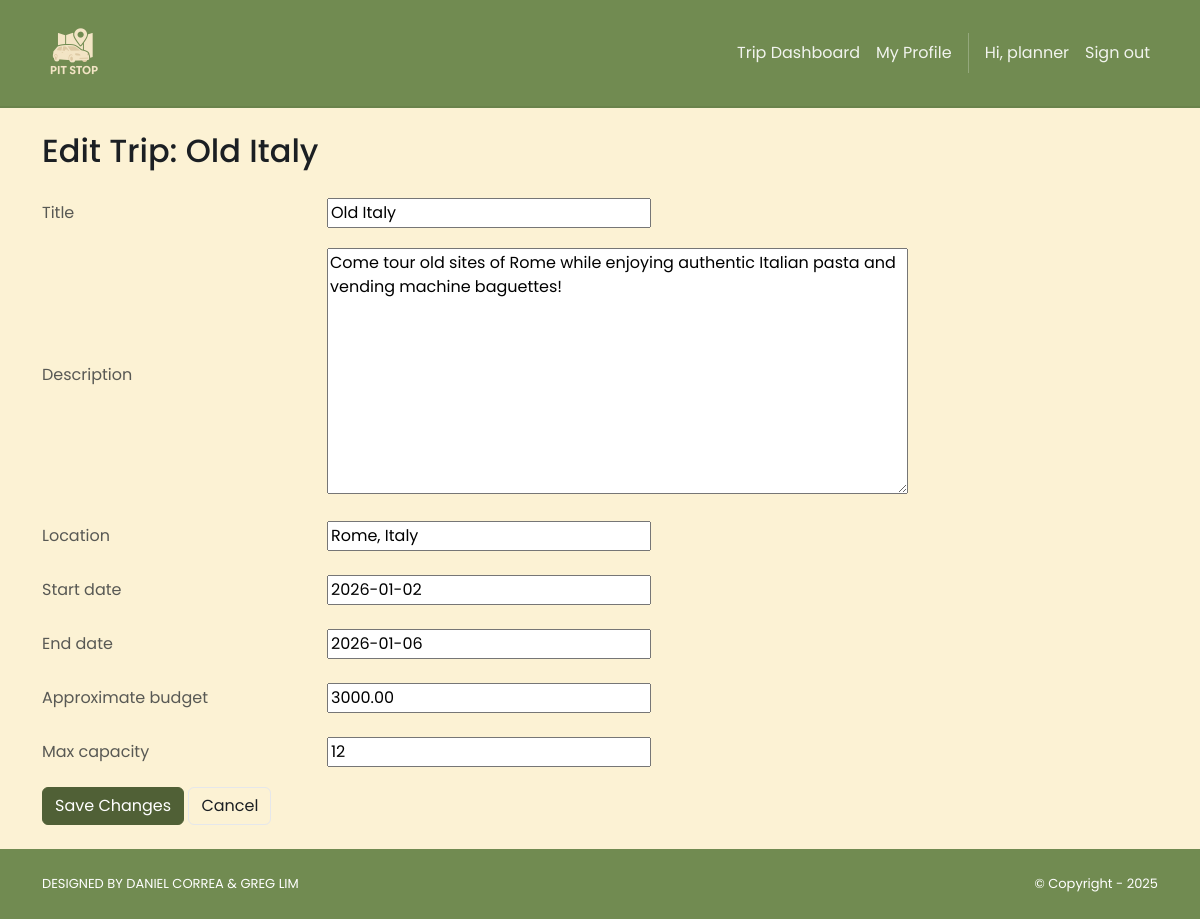
Page /trip/2/edit/ (signed in) on the committed database.
### accounts/models.py (models this page shows)
class User(AbstractUser):
    class Roles(models.TextChoices):
        PLANNER = "PLANNER", "Planner"
        ROAD_TRIPPER = "ROAD_TRIPPER", "Road Tripper"
    role = models.CharField(
        max_length=20, choices=Roles.choices, default=Roles.ROAD_TRIPPER, db_index=True
    )
    @property
    def is_planner(self) -> bool:
        return self.role == self.Roles.PLANNER
    @property
    def is_roadTripper(self) -> bool:
        return self.role == self.Roles.ROAD_TRIPPER

### trip/models.py (models this page shows, shortened)
class Trip(models.Model):
    planner = models.ForeignKey(settings.AUTH_USER_MODEL, on_delete = models.CASCADE, related_name = "planned_trips")
    title = models.CharField(max_length = 200)
    description = models.TextField()
    location = models.CharField(max_length = 200)
    start_date = models.DateField()
    end_date = models.DateField()
    approximate_budget = models.DecimalField(max_digits = 10, decimal_places = 2)
    max_capacity =  models.PositiveIntegerField()
    created_by = models.ForeignKey(
        settings.AUTH_USER_MODEL,
        on_delete=models.CASCADE,
        related_name="created_trips",
        limit_choices_to={"role": "PLANNER"},
    )
    created_at = models.DateTimeField(auto_now_add=True)

### trip/views.py (the view)
# urls.py: path("<int:pk>/edit/", views.trip_edit, name="trip.edit"),
@login_required
@planner_required
def trip_edit(request, pk):
    trip = get_object_or_404(Trip, pk=pk, created_by=request.user)
    if request.method == "POST":
        form = TripForm(request.POST, instance=trip)
        if form.is_valid():
            form.save()
            return redirect("trip.dashboard")
    else:
        form = TripForm(instance=trip)
    return render(request, "trip/edit.html", {"form": form, "trip": trip})

### trip/forms.py (shortened to what this page needs)
class TripForm(forms.ModelForm):
    class Meta:
        model = Trip
        fields = [
            "title",
            "description",
            "location",
            "start_date",
            "end_date",
            "approximate_budget",
            "max_capacity",
        ]

### pitStop/context_processors.py (called while the page is built)
def static_revisions(request):
    base = Path(settings.BASE_DIR)
    logo_path = base / 'pitStop' / 'static' / 'img' / 'brand.png'
    try:
        rev_logo = str(int(os.path.getmtime(logo_path)))
    except Exception:
        rev_logo = '1'
    css_path = base / 'pitStop' / 'static' / 'css' / 'style.css'
    try:
        rev_css = str(int(os.path.getmtime(css_path)))
    except Exception:
        rev_css = '1'
    return {
        'STATIC_REV_LOGO': rev_logo,
        'STATIC_REV_CSS': rev_css,
    }

### trip/templates/trip/edit.html (shortened to what this page needs)
{% extends "pitStop/base.html" %}
{% block content %}
<div class="container py-4">
  <h2 class="mb-4">Edit Trip: {{ trip.title }}</h2>
  <form method="post" class="needs-validation" novalidate>
    {% for field in form %}
    <div class="row align-items-center mb-3">
      <div class="col-sm-4 col-lg-3 text-muted">
        <label class="col-form-label" for="{{ field.id_for_label }}">{{ field.label }}</label>
      </div>
      <div class="col-sm-8 col-lg-9">
        {{ field }}
      </div>
    </div>
    {% endfor %}
    <div class="mt-3">
      <button class="btn btn-dark" type="submit">Save Changes</button>
      <a href="{% url 'trip.dashboard' %}" class="btn btn-outline-secondary">Cancel</a>
    </div>
  </form>
</div>
{% endblock %}

### pitStop/templates/pitStop/base.html (shortened to what this page needs)
<!DOCTYPE html>
<html>
  {% load static %}
  <head>
    <link href="https://cdn.jsdelivr.net/npm/bootstrap@5.3.3/dist/css/bootstrap.min.css"
          rel="stylesheet">
    <link rel="stylesheet"
          href="https://cdnjs.cloudflare.com/ajax/libs/font-awesome/6.1.1/css/all.min.css">
    <link rel="stylesheet" type="text/css" href="{% static 'css/style.css' %}?v={{ STATIC_REV_CSS }}">
  </head>
  <body class="d-flex flex-column min-vh-100{% if request.resolver_match and request.resolver_match.url_name == 'home.index' %} is-home{% endif %}">
    <nav class="p-3 navbar navbar-light ms-brandbar navbar-expand-lg">
      <div class="container">
        <a class="navbar-brand" href="{% url 'home.index' %}">
          <img src="{% static 'img/brand.png' %}?v={{ STATIC_REV_LOGO }}" alt="logo" height="64" style="object-fit:contain;" />
        </a>
        <div class="collapse navbar-collapse" id="navbarNavAltMarkup">
          <div class="navbar-nav ms-auto navbar-ml align-items-lg-center">
            {% if user.is_authenticated %}
              {% if not user.is_staff and user.is_planner %}
                <a class="nav-link" href="{% url 'trip.dashboard' %}">Trip Dashboard</a>
                <a class="nav-link" href="{% url 'planner.my_profile' %}">My Profile</a>
              {% endif %}
              <span class="nav-link disabled">Hi, {{ user.username }}</span>
              <a class="nav-link" href="{% url 'logout' %}">Sign out</a>
            {% else %}
              <a class="nav-link" href="{% url 'home.about' %}">About</a>
              <a class="nav-link" href="{% url 'login' %}">Log in</a>
              <a class="nav-link" href="{% url 'signup.choice' %}">Sign up</a>
            {% endif %}
          </div>
        </div>
      </div>
    </nav>
    <div class="flex-grow-1">
      {% block content %}
      {% endblock content %}
    </div>
    <section class="p-3 ms-footer-bottom">
      <div class="container d-flex justify-content-between">
        <div class="me-5 text-white">
          <span>DESIGNED BY
            <a href="https://www.x.com/danielgarax" target="_blank">DANIEL CORREA</a> &
            <a href="https://www.x.com/greglim81" target="_blank">GREG LIM</a>
          </span>
        </div>
        <div class="text-white">
          <span>© Copyright - 2025</span>
        </div>
      </div>
    </section>
  </body>
</html>

### pitStop/static/css/style.css (style rules this page uses)
:root { --bg: #fcf2d4; --bg-alt: #ebdaa2; --surface: #ffffff; --surface-2: #f6f6f0; --text: #1b1f23; --muted: #6b7280; --border: #e5e7eb; --brand-cream: #fcf2d4; --brand-sage: #718b51; --brand-ltgrn: #bcce98; --brand-beige: #ebdaa2; --brand-deep: #506036; --primary: var(--brand-sage); --primary-contrast: #ffffff; --link: var(--brand-deep); --success: var(--brand-ltgrn); --warning: var(--brand-beige); --danger: #d06a6c; --shadow: 0 6px 20px rgba(0,0,0,0.08); --radius: 10px; --radius-sm: 8px; --radius-xs: 6px; --focus: 0 0 0 0.2rem rgba(120,147,99,0.35); --transition: 180ms ease; }
html, body { background: var(--bg); color: var(--text); }
body { font-family: 'Poppins', system-ui, -apple-system, Segoe UI, Roboto, Arial, sans-serif; line-height: 1.5; text-rendering: optimizeLegibility; -webkit-font-smoothing: antialiased; -moz-osx-font-smoothing: grayscale; transition: background-color var(--transition), color var(--transition); }
a { color: var(--link); }
.navbar { backdrop-filter: saturate(160%) blur(4px); }
.navbar .nav-link { opacity: 0.9; }
.ms-brandbar { background: var(--primary) !important; border-bottom: 2px solid rgba(0,0,0,0.06); }
.ms-brandbar .nav-link, .ms-brandbar .navbar-brand, .ms-brandbar .navbar-text { color: var(--primary-contrast) !important; }
.ms-brandbar .nav-link { position: relative; transition: color 160ms ease, transform 140ms ease; }
.ms-brandbar .nav-link::after { content: ''; position: absolute; left: 0; right: 0; bottom: -4px; height: 2px; width: 0; margin: 0 auto; background: var(--primary-contrast); transition: width 180ms ease; }
.btn-outline-secondary { color: var(--text); border-color: var(--border); }
.btn-dark { background: var(--brand-deep); border-color: var(--brand-deep); color: #fff; }
.btn { transition: transform 140ms ease, box-shadow 180ms ease, filter 140ms ease; }
.ms-footer-bottom { background: var(--primary) !important; border-top: 0; }
.ms-footer-bottom span { font-size: 13px; line-height: 38px; }
.ms-footer-bottom a { color: var(--primary-contrast); text-decoration: none; }
.btn, .form-control, .form-select, .nav-link, .card { transition: all var(--transition); }

### rows in the picture
User: username "planner"
Trip: title "Old Italy", form "Old Italy" "Come tour old sites of Rome while enjoying authentic Italian pasta and vending machine baguettes!" "Rome, Italy" "2026-01-02" "2026-01-06" "3000.00" "12"

### other values in the picture
{{ field.label }} "Title" "Description" "Location" "Start date" "End date" "Approximate budget" "Max capacity"
